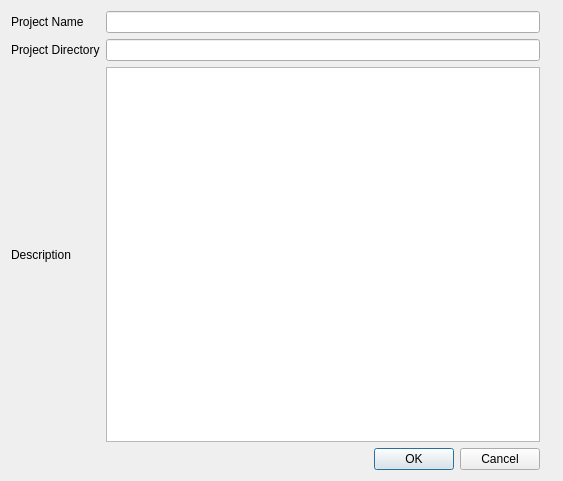
<?xml version="1.0" encoding="UTF-8"?>
<ui version="4.0">
 <class>NewProject</class>
 <widget class="QDialog" name="NewProject">
  <property name="geometry">
   <rect>
    <x>0</x>
    <y>0</y>
    <width>563</width>
    <height>481</height>
   </rect>
  </property>
  <property name="windowTitle">
   <string>Create New QRiS Project</string>
  </property>
  <layout class="QVBoxLayout" name="verticalLayout">
   <item>
    <layout class="QGridLayout" name="gridLayoutWidget" columnstretch="0,1">
     <property name="rightMargin">
      <number>12</number>
     </property>
     <item row="1" column="1">
      <widget class="QLineEdit" name="txtPath">
       <property name="sizePolicy">
        <sizepolicy hsizetype="MinimumExpanding" vsizetype="Fixed">
         <horstretch>0</horstretch>
         <verstretch>0</verstretch>
        </sizepolicy>
       </property>
       <property name="alignment">
        <set>Qt::AlignLeading|Qt::AlignLeft|Qt::AlignTop</set>
       </property>
       <property name="readOnly">
        <bool>true</bool>
       </property>
      </widget>
     </item>
     <item row="0" column="1">
      <widget class="QLineEdit" name="txtProjectName">
       <property name="maxLength">
        <number>255</number>
       </property>
       <property name="alignment">
        <set>Qt::AlignLeading|Qt::AlignLeft|Qt::AlignTop</set>
       </property>
      </widget>
     </item>
     <item row="0" column="0">
      <widget class="QLabel" name="lblName">
       <property name="sizePolicy">
        <sizepolicy hsizetype="Expanding" vsizetype="Fixed">
         <horstretch>0</horstretch>
         <verstretch>0</verstretch>
        </sizepolicy>
       </property>
       <property name="text">
        <string>Project Name</string>
       </property>
       <property name="alignment">
        <set>Qt::AlignLeading|Qt::AlignLeft|Qt::AlignTop</set>
       </property>
      </widget>
     </item>
     <item row="1" column="0">
      <widget class="QLabel" name="lblPath">
       <property name="sizePolicy">
        <sizepolicy hsizetype="Expanding" vsizetype="Fixed">
         <horstretch>0</horstretch>
         <verstretch>0</verstretch>
        </sizepolicy>
       </property>
       <property name="text">
        <string>Project Directory</string>
       </property>
       <property name="alignment">
        <set>Qt::AlignLeading|Qt::AlignLeft|Qt::AlignTop</set>
       </property>
      </widget>
     </item>
     <item row="2" column="1">
      <widget class="QPlainTextEdit" name="txtDescription"/>
     </item>
     <item row="2" column="0">
      <widget class="QLabel" name="lblDescription">
       <property name="text">
        <string>Description</string>
       </property>
      </widget>
     </item>
     <item row="3" column="1">
      <widget class="QDialogButtonBox" name="buttonBox">
       <property name="orientation">
        <enum>Qt::Horizontal</enum>
       </property>
       <property name="standardButtons">
        <set>QDialogButtonBox::Cancel|QDialogButtonBox::Ok</set>
       </property>
      </widget>
     </item>
    </layout>
   </item>
  </layout>
 </widget>
 <tabstops>
  <tabstop>txtProjectName</tabstop>
  <tabstop>txtPath</tabstop>
  <tabstop>txtDescription</tabstop>
 </tabstops>
 <resources/>
 <connections>
  <connection>
   <sender>buttonBox</sender>
   <signal>accepted()</signal>
   <receiver>NewProject</receiver>
   <slot>accept()</slot>
   <hints>
    <hint type="sourcelabel">
     <x>238</x>
     <y>134</y>
    </hint>
    <hint type="destinationlabel">
     <x>157</x>
     <y>162</y>
    </hint>
   </hints>
  </connection>
  <connection>
   <sender>buttonBox</sender>
   <signal>rejected()</signal>
   <receiver>NewProject</receiver>
   <slot>reject()</slot>
   <hints>
    <hint type="sourcelabel">
     <x>306</x>
     <y>140</y>
    </hint>
    <hint type="destinationlabel">
     <x>286</x>
     <y>162</y>
    </hint>
   </hints>
  </connection>
 </connections>
</ui>
